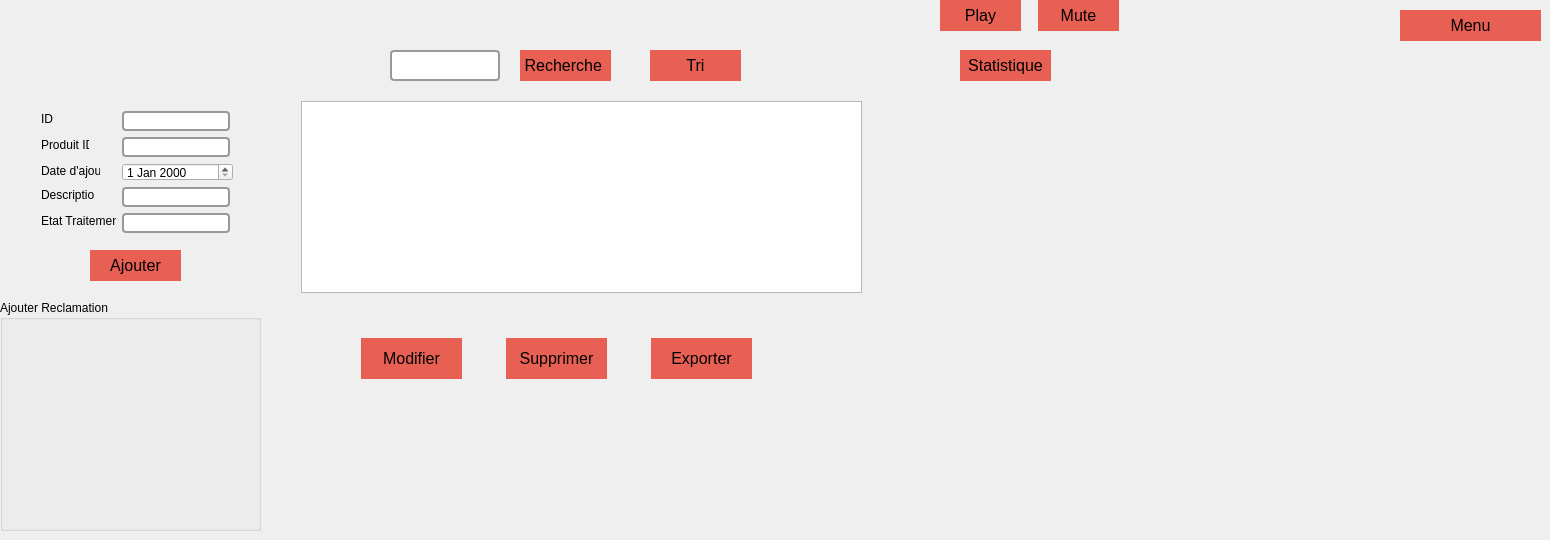
          <widget class="QWidget" name="tab_2">
           <attribute name="title">
            <string>Reclamation</string>
           </attribute>
           <widget class="QGroupBox" name="groupBox_4">
            <property name="geometry">
             <rect>
              <x>0</x>
              <y>300</y>
              <width>261</width>
              <height>231</height>
             </rect>
            </property>
            <property name="title">
             <string>Ajouter Reclamation</string>
            </property>
           </widget>
           <widget class="QPushButton" name="StatistiqueRec">
            <property name="geometry">
             <rect>
              <x>960</x>
              <y>50</y>
              <width>91</width>
              <height>31</height>
             </rect>
            </property>
            <property name="styleSheet">
             <string notr="true">QPushButton {
 background-color:#e86054;  /* Green */ 
  border: none;
 /* color: gray; 
  padding: 15px 32px;*/
  text-align: center;
  font-size: 16px;
	border:9px;
}
QPushButton:hover{

background-color:#e0987b;
color:#7d2b20;
}
QPushButton:click{

background-color:#FCDBCE;
}</string>
            </property>
            <property name="text">
             <string>Statistique</string>
            </property>
           </widget>
           <widget class="QCustomPlot" name="widget" native="true">
            <property name="geometry">
             <rect>
              <x>900</x>
              <y>118</y>
              <width>239</width>
              <height>271</height>
             </rect>
            </property>
           </widget>
           <widget class="QPushButton" name="AjouterRec">
            <property name="geometry">
             <rect>
              <x>90</x>
              <y>250</y>
              <width>91</width>
              <height>31</height>
             </rect>
            </property>
            <property name="styleSheet">
             <string notr="true">QPushButton {
 background-color:#e86054;  /* Green */ 
  border: none;
 /* color: gray; 
  padding: 15px 32px;*/
  text-align: center;
  font-size: 16px;
	border:9px;
}
QPushButton:hover{

background-color:#e0987b;
color:#7d2b20;
}
QPushButton:click{

background-color:#FCDBCE;
}</string>
            </property>
            <property name="text">
             <string>Ajouter</string>
            </property>
           </widget>
           <widget class="QLabel" name="iDLabel">
            <property name="geometry">
             <rect>
              <x>41</x>
              <y>111</y>
              <width>16</width>
              <height>16</height>
             </rect>
            </property>
            <property name="text">
             <string>ID</string>
            </property>
           </widget>
           <widget class="QLabel" name="produitIDLabel">
            <property name="geometry">
             <rect>
              <x>41</x>
              <y>137</y>
              <width>48</width>
              <height>16</height>
             </rect>
            </property>
            <property name="text">
             <string>Produit ID</string>
            </property>
           </widget>
           <widget class="QLineEdit" name="IdRec">
            <property name="geometry">
             <rect>
              <x>122</x>
              <y>111</y>
              <width>108</width>
              <height>20</height>
             </rect>
            </property>
            <property name="styleSheet">
             <string notr="true">QLineEdit
{
color:#000;
border:2px solid  #999999; 
  border-radius: 4px;

}</string>
            </property>
           </widget>
           <widget class="QLineEdit" name="ProduitIdRec">
            <property name="geometry">
             <rect>
              <x>122</x>
              <y>137</y>
              <width>108</width>
              <height>20</height>
             </rect>
            </property>
            <property name="styleSheet">
             <string notr="true">QLineEdit
{
color:#000;
border:2px solid  #999999; 
  border-radius: 4px;

}</string>
            </property>
           </widget>
           <widget class="QLabel" name="etatTraitementLabel">
            <property name="geometry">
             <rect>
              <x>41</x>
              <y>213</y>
              <width>75</width>
              <height>16</height>
             </rect>
            </property>
            <property name="text">
             <string>Etat Traitement</string>
            </property>
           </widget>
           <widget class="QLineEdit" name="TraiteRec">
            <property name="geometry">
             <rect>
              <x>122</x>
              <y>213</y>
              <width>108</width>
              <height>20</height>
             </rect>
            </property>
            <property name="styleSheet">
             <string notr="true">QLineEdit
{
color:#000;
border:2px solid  #999999; 
  border-radius: 4px;

}</string>
            </property>
           </widget>
           <widget class="QLabel" name="descriptionLabel">
            <property name="geometry">
             <rect>
              <x>41</x>
              <y>187</y>
              <width>53</width>
              <height>16</height>
             </rect>
            </property>
            <property name="text">
             <string>Description</string>
            </property>
           </widget>
           <widget class="QDateEdit" name="DateRec">
            <property name="geometry">
             <rect>
              <x>122</x>
              <y>163</y>
              <width>111</width>
              <height>18</height>
             </rect>
            </property>
           </widget>
           <widget class="QLabel" name="dateDAjoutLabel">
            <property name="geometry">
             <rect>
              <x>41</x>
              <y>163</y>
              <width>59</width>
              <height>16</height>
             </rect>
            </property>
            <property name="text">
             <string>Date d'ajout</string>
            </property>
           </widget>
           <widget class="QLineEdit" name="DescriptionRec">
            <property name="geometry">
             <rect>
              <x>122</x>
              <y>187</y>
              <width>108</width>
              <height>20</height>
             </rect>
            </property>
            <property name="styleSheet">
             <string notr="true">QLineEdit
{
color:#000;
border:2px solid  #999999; 
  border-radius: 4px;

}</string>
            </property>
           </widget>
           <widget class="QTableView" name="tableViewRec">
            <property name="geometry">
             <rect>
              <x>301</x>
              <y>101</y>
              <width>561</width>
              <height>192</height>
             </rect>
            </property>
           </widget>
           <widget class="QLineEdit" name="RechercheRec_2">
            <property name="geometry">
             <rect>
              <x>390</x>
              <y>50</y>
              <width>110</width>
              <height>31</height>
             </rect>
            </property>
            <property name="styleSheet">
             <string notr="true">QLineEdit
{
color:#000;
border:2px solid  #999999; 
  border-radius: 4px;

}</string>
            </property>
           </widget>
           <widget class="QPushButton" name="RechercheRec">
            <property name="geometry">
             <rect>
              <x>520</x>
              <y>50</y>
              <width>91</width>
              <height>31</height>
             </rect>
            </property>
            <property name="styleSheet">
             <string notr="true">QPushButton {
 background-color:#e86054;  /* Green */ 
  border: none;
 /* color: gray; 
  padding: 15px 32px;*/
  text-align: center;
  font-size: 16px;
	border:9px;
}
QPushButton:hover{

background-color:#e0987b;
color:#7d2b20;
}
QPushButton:click{

background-color:#FCDBCE;
}</string>
            </property>
            <property name="text">
             <string>Recherche </string>
            </property>
           </widget>
           <widget class="QPushButton" name="TriRec">
            <property name="geometry">
             <rect>
              <x>650</x>
              <y>50</y>
              <width>91</width>
              <height>31</height>
             </rect>
            </property>
            <property name="styleSheet">
             <string notr="true">QPushButton {
 background-color:#e86054;  /* Green */ 
  border: none;
 /* color: gray; 
  padding: 15px 32px;*/
  text-align: center;
  font-size: 16px;
	border:9px;
}
QPushButton:hover{

background-color:#e0987b;
color:#7d2b20;
}
QPushButton:click{

background-color:#FCDBCE;
}</string>
            </property>
            <property name="text">
             <string>Tri</string>
            </property>
           </widget>
           <widget class="QPushButton" name="Play">
            <property name="geometry">
             <rect>
              <x>940</x>
              <y>0</y>
              <width>81</width>
              <height>31</height>
             </rect>
            </property>
            <property name="styleSheet">
             <string notr="true">QPushButton {
 background-color:#e86054;  /* Green */ 
  border: none;
 /* color: gray; 
  padding: 15px 32px;*/
  text-align: center;
  font-size: 16px;
	border:9px;
}
QPushButton:hover{

background-color:#e0987b;
color:#7d2b20;
}
QPushButton:click{

background-color:#FCDBCE;
}</string>
            </property>
            <property name="text">
             <string>Play</string>
            </property>
           </widget>
           <widget class="QPushButton" name="Mute">
            <property name="geometry">
             <rect>
              <x>1038</x>
              <y>0</y>
              <width>81</width>
              <height>31</height>
             </rect>
            </property>
            <property name="styleSheet">
             <string notr="true">QPushButton {
 background-color:#e86054;  /* Green */ 
  border: none;
 /* color: gray; 
  padding: 15px 32px;*/
  text-align: center;
  font-size: 16px;
	border:9px;
}
QPushButton:hover{

background-color:#e0987b;
color:#7d2b20;
}
QPushButton:click{

background-color:#FCDBCE;
}</string>
            </property>
            <property name="text">
             <string>Mute</string>
            </property>
           </widget>
           <widget class="QPushButton" name="ModifierRec">
            <property name="geometry">
             <rect>
              <x>361</x>
              <y>338</y>
              <width>101</width>
              <height>41</height>
             </rect>
            </property>
            <property name="styleSheet">
             <string notr="true">QPushButton {
 background-color:#e86054;  /* Green */ 
  border: none;
 /* color: gray; 
  padding: 15px 32px;*/
  text-align: center;
  font-size: 16px;
	border:9px;
}
QPushButton:hover{

background-color:#e0987b;
color:#7d2b20;
}
QPushButton:click{

background-color:#FCDBCE;
}</string>
            </property>
            <property name="text">
             <string>Modifier</string>
            </property>
            <property name="checkable">
             <bool>true</bool>
            </property>
           </widget>
           <widget class="QPushButton" name="SupprimerRec">
            <property name="geometry">
             <rect>
              <x>506</x>
              <y>338</y>
              <width>101</width>
              <height>41</height>
             </rect>
            </property>
            <property name="styleSheet">
             <string notr="true">QPushButton {
 background-color:#e86054;  /* Green */ 
  border: none;
 /* color: gray; 
  padding: 15px 32px;*/
  text-align: center;
  font-size: 16px;
	border:9px;
}
QPushButton:hover{

background-color:#e0987b;
color:#7d2b20;
}
QPushButton:click{

background-color:#FCDBCE;
}</string>
            </property>
            <property name="text">
             <string>Supprimer</string>
            </property>
           </widget>
           <widget class="QPushButton" name="Exporter">
            <property name="geometry">
             <rect>
              <x>651</x>
              <y>338</y>
              <width>101</width>
              <height>41</height>
             </rect>
            </property>
            <property name="styleSheet">
             <string notr="true">QPushButton {
 background-color:#e86054;  /* Green */ 
  border: none;
 /* color: gray; 
  padding: 15px 32px;*/
  text-align: center;
  font-size: 16px;
	border:9px;
}
QPushButton:hover{

background-color:#e0987b;
color:#7d2b20;
}
QPushButton:click{

background-color:#FCDBCE;
}</string>
            </property>
            <property name="text">
             <string>Exporter</string>
            </property>
           </widget>
           <widget class="QPushButton" name="retourmenu">
            <property name="geometry">
             <rect>
              <x>1400</x>
              <y>10</y>
              <width>141</width>
              <height>31</height>
             </rect>
            </property>
            <property name="styleSheet">
             <string notr="true">QPushButton {
 background-color:#e86054;  /* Green */ 
  border: none;
 /* color: gray; 
  padding: 15px 32px;*/
  text-align: center;
  font-size: 16px;
	border:9px;
}
QPushButton:hover{

background-color:#e0987b;
color:#7d2b20;
}
QPushButton:click{

background-color:#FCDBCE;
}
</string>
            </property>
            <property name="text">
             <string>Menu</string>
            </property>
           </widget>
           <zorder>iDLabel</zorder>
           <zorder>produitIDLabel</zorder>
           <zorder>IdRec</zorder>
           <zorder>ProduitIdRec</zorder>
           <zorder>etatTraitementLabel</zorder>
           <zorder>TraiteRec</zorder>
           <zorder>descriptionLabel</zorder>
           <zorder>DateRec</zorder>
           <zorder>dateDAjoutLabel</zorder>
           <zorder>DescriptionRec</zorder>
           <zorder>tableViewRec</zorder>
           <zorder>RechercheRec_2</zorder>
           <zorder>RechercheRec</zorder>
           <zorder>TriRec</zorder>
           <zorder>Play</zorder>
           <zorder>Mute</zorder>
           <zorder>ModifierRec</zorder>
           <zorder>SupprimerRec</zorder>
           <zorder>Exporter</zorder>
           <zorder>groupBox_4</zorder>
           <zorder>StatistiqueRec</zorder>
           <zorder>widget</zorder>
           <zorder>AjouterRec</zorder>
           <zorder>retourmenu</zorder>
          </widget>
